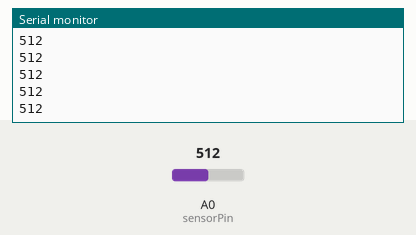
This sketch was run on a simulated Arduino Uno, built with avr-gcc and run on an emulated ATmega328P. Shown: the last lines printed to the serial monitor. The inputs (shaded band) are chosen by the test bench; at power-on: A0 (sensorPin) = 512. No radio packets arrive unless stated.

Above: at 1.2 s.
1.3 s: A0 (sensorPin) set to 716
At 2.4 s:
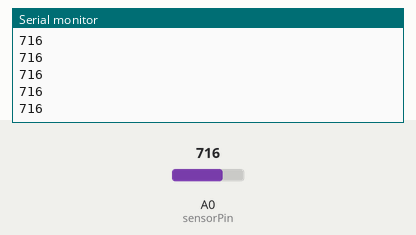
2.8 s: A0 (sensorPin) set to 900
At 3.9 s:
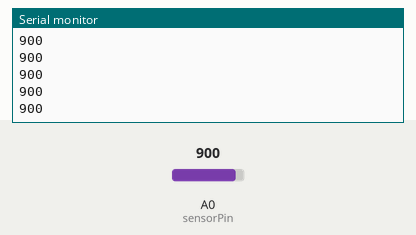
Timing chart, 0 to 5.8 s (numbered marks = the images above; inputs shaded):
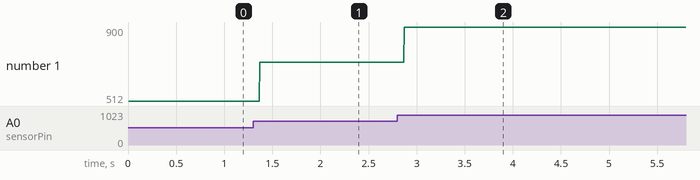

The sketch:

Transmitter_Sensor_2.0.ino
```cpp
//Include Libraries
#include <SPI.h>
#include <nRF24L01.h>
#include <RF24.h>

//create an RF24 object
RF24 radio(9, 8);  // CE, CSN
const byte address[6] = "00001";//address through which two modules communicate.

int sensorPin = A0; // select the input pin for LDR
int sensorValue = 0; // variable to store the value coming from the sensor /// =9999

const int text = 1234;
const int msg1 = 1111;
void setup()
{
  radio.begin();
  radio.openWritingPipe(address);//set the address
  radio.stopListening();//Set module as transmitter
  Serial.begin(9600);
}
void loop()
{
  sensorValue = analogRead(sensorPin); // read the value from the sensor
  Serial.println(sensorValue); //prints the values coming from the sensor on the screen
  if(sensorValue<100)
  {
    radio.write(&msg1, sizeof(msg1));
  }
  else
  {
    radio.write(&text, sizeof(text));
  }
}
```

Measured:
- after the input at 1.3 s, the serial monitor: prints a new line after 0.07 s (image 1)
- after the input at 2.8 s, the serial monitor: prints a new line after 0.07 s (image 2)
- plotted number 1: 512 → 716 after the input at 1.3 s, 716 → 900 after the input at 2.8 s
